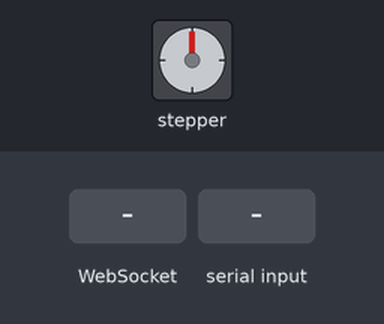
This program was run on a simulated ESP32. Parts: stepper motor. The test bench sets the inputs (shaded band). Stepper angles assume 4096 steps per turn; what the program prints to the serial monitor is not drawn.

Above: at 6.2 s.
6.3 s: WebSocket text "+" received
At 8.2 s:
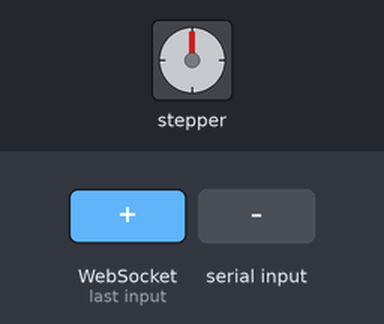
9.3 s: WebSocket text "90" received
12.3 s: "+" received over Serial
At 14.0 s:
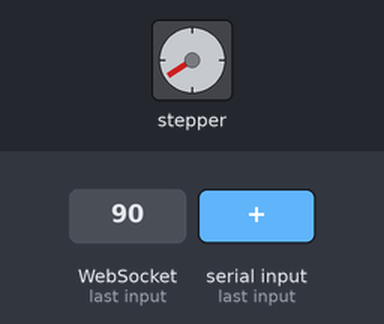
15.5 s: WebSocket text "5" received
At 18.38 s:
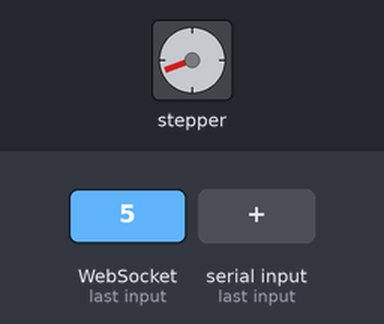
18.5 s: WebSocket text "200" received
Timing chart, 0 to 31.3 s (numbered marks = the images above; inputs shaded):
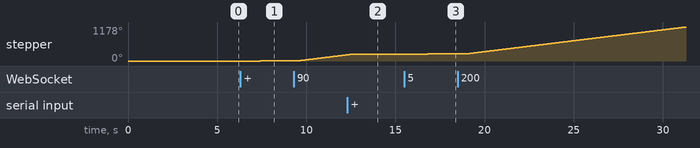

The program:

main.cpp
```cpp
#include <Arduino.h>

#include "motor/MotorsManager.h"
#include "wifi/WifiManager.h"

#define SPEED_STEP 10

int X_MOTOR_PINS[4] = {13, 12, 14, 27};
int Y_MOTOR_PINS[4] = {26, 25, 33, 32};

MotorsManager motorsManager(X_MOTOR_PINS, Y_MOTOR_PINS);
WifiManager wifiManager("LASER_REMOTE", "123456789");

void setup()
{
  Serial.begin(9600);
  delay(5000);

  wifiManager.setup([](char* speedX, char* speedY) {
    if (strcmp(speedX, "+") == 0) {
      Serial.println("RIGHT");
      motorsManager.moveHorizontal(SPEED_STEP, false);
    } else if (strcmp(speedX, "-") == 0) {
      Serial.println("LEFT");
      motorsManager.moveHorizontal(-SPEED_STEP, false);
    } else {
      motorsManager.setSpeedX(atoi(speedX) * 10);
    }

    if (strcmp(speedY, "+") == 0) {
      Serial.println("UP");
      motorsManager.moveVertical(SPEED_STEP, false);
    } else if (strcmp(speedY, "-") == 0) {
      Serial.println("DOWN");
      motorsManager.moveVertical(-SPEED_STEP, false);
    } else {
      motorsManager.setSpeedY(atoi(speedY) * 10);
    }
  });
  motorsManager.setup();
}

unsigned int lastTime = 0;

void loop()
{
  if (Serial.available()) {
    byte ch = Serial.read();
    unsigned int time = millis() - lastTime;
    Serial.print("MILLIS: ");
    Serial.println(time);
    lastTime = millis();
    if (ch == '+') {
      motorsManager.moveHorizontal(SPEED_STEP, true);
    } else if (ch == '-') {
      motorsManager.moveHorizontal(-SPEED_STEP, true);
    }
  }

  wifiManager.loop();
  motorsManager.loop();
}
```

BluetoothManager.cpp
```cpp
#include "BluetoothManager.h"

BluetoothManager::BluetoothManager() {
  // Contstructor
}

void BluetoothManager::setup() {
  // setup
}

void BluetoothManager::loop() {
  // loop
}
```

BluetoothManager.h
```cpp
// BluetoothManager.h

#ifndef BluetoothManager_h
#define BluetoothManager_h

#include <stdlib.h>
#include <Arduino.h>

class BluetoothManager {
  public:

    BluetoothManager();

    /// Function to be called on setup
    void    setup();

    /// Function to be called in every loop to update motors
    void    loop();

  private:


};

#endif 
```

MotorsManager.cpp
```cpp
#include "MotorsManager.h"

MotorsManager::MotorsManager(int x_motor_pins[4], int y_motor_pins[4]) {
  _speedX = 0.0;
  _speedY = 0.0;

  // NOTE: The sequence 1-3-2-4 is required for proper sequencing of 28BYJ-48
  _stepperX = AccelStepper (HALFSTEP, x_motor_pins[0], x_motor_pins[2], x_motor_pins[1], x_motor_pins[3]);
  _stepperY = AccelStepper (HALFSTEP, y_motor_pins[0], y_motor_pins[2], y_motor_pins[1], y_motor_pins[3]);
}

void MotorsManager::setup() {
  _stepperX.setMaxSpeed(MAX_SPEED);
  _stepperX.setSpeed(_speedX);

  _stepperY.setMaxSpeed(MAX_SPEED);
  _stepperY.setSpeed(_speedY);
}

void MotorsManager::moveHorizontal(int step, bool autoStop) {
  _autoStopX = autoStop;
  _stepX = step;

  _targetSpeedX += step;
  if (_targetSpeedX > MAX_SPEED) {
    _targetSpeedX = MAX_SPEED;
  } else if (_targetSpeedX < -MAX_SPEED) {
    _targetSpeedX = -MAX_SPEED;
  }

  // Update last time.
  _lastTimeX = millis();
}

void MotorsManager::setSpeedX(int speed) {
  _autoStopX = false;
  _stepX = 100;
  _targetSpeedX = speed;
}

void MotorsManager::moveVertical(int step, bool autoStop) {
  _autoStopY = autoStop;
  _stepY = step;

  _targetSpeedY += step;
  if (_targetSpeedY > MAX_SPEED) {
    _targetSpeedY = MAX_SPEED;
  } else if (_targetSpeedY < -MAX_SPEED) {
    _targetSpeedY = -MAX_SPEED;
  }

  // Update last time.
  _lastTimeY = millis();
}

void MotorsManager::setSpeedY(int speed) {
  _autoStopY = false;
  _stepY = 100;
  _targetSpeedY = speed;
}

void MotorsManager::loop() {
  if (_autoStopX && _targetSpeedX != 0.0) {
     unsigned int time = millis() - _lastTimeX;
    if (time > DEBOUNCE_MILLIS) {
      _targetSpeedX = 0.0;
      Serial.println("TIMEOUT X!!!");
    }
  }
  if (_autoStopY && _targetSpeedY != 0.0) {
     unsigned int time = millis() - _lastTimeY;
    if (time > DEBOUNCE_MILLIS) {
      _targetSpeedY = 0.0;
      Serial.println("TIMEOUT Y!!!");
    }
  }

  _index += 1;
  if (_index > 8) {
    _index = 0;
    if (_speedX != _targetSpeedX) {
      if (_targetSpeedX == 0.0) {
        _speedX = 0.0;
      } else {
        _speedX += _stepX;
        if ((_speedX < 0 && _speedX < _targetSpeedX) || (_speedX > 0 && _speedX > _targetSpeedX)) {
          _speedX = _targetSpeedX;
        }
      }

      Serial.print("Target: ");
      Serial.print(_targetSpeedX);
      Serial.print(" - X: ");
      Serial.println(_speedX);
      _stepperX.setSpeed(_speedX);
    }
    if (_speedY != _targetSpeedY) {
      if (_targetSpeedY == 0.0) {
        _speedY = 0.0;
      } else {
        _speedY += _stepY;
        if ((_speedY < 0 && _speedY < _targetSpeedY) || (_speedY > 0 && _speedY > _targetSpeedY)) {
          _speedY = _targetSpeedY;
        }
      }

      Serial.print("Target: ");
      Serial.print(_targetSpeedY);
      Serial.print(" - Y: ");
      Serial.println(_speedY);
      _stepperY.setSpeed(_speedY);
    }
  }

  _stepperX.runSpeed();
  _stepperY.runSpeed();
}
```

MotorsManager.h
```cpp
// MotorsManager.h

#ifndef MotorsManager_h
#define MotorsManager_h

#include <stdlib.h>
#include <Arduino.h>
#include <AccelStepper.h>

#define HALFSTEP 8
#define DEBOUNCE_MILLIS 300
#define MAX_SPEED 1000.0

/////////////////////////////////////////////////////////////////////
/// \class MotorsManager MotorsManager.h <MotorsManager.h>
/// \brief Support for moving 2 28BYJ stepper motors.
/////////////////////////////////////////////////////////////////////

// #define h_motor_pin_1  2     // IN1 on ULN2003 ==> Blue   on 28BYJ-48
// #define h_motor_pin_2  4     // IN2 on ULN2004 ==> Pink   on 28BYJ-48
// #define h_motor_pin_3  18    // IN3 on ULN2003 ==> Yellow on 28BYJ-48
// #define h_motor_pin_4  19    // IN4 on ULN2003 ==> Orange on 28BYJ-48

class MotorsManager {
  public:

    /// Constructor.
    /// \param[in] x_motor_pins 4 Pins for X motor.
    /// \param[in] y_motor_pins 4 Pins for Y motor.
    MotorsManager(int x_motor_pins[4], int y_motor_pins[4]);

    /// Function to say motor X to move.
    void moveHorizontal(int step, bool autoStop);

    /// Function to set specific speed to motor X.
    void setSpeedX(int speed);

    /// Function to say motor Y to move.
    void moveVertical(int step, bool autoStop);

    /// Function to set specific speed to motor Y.
    void setSpeedY(int speed);

    /// Function to be called on setup
    void setup();

    /// Function to be called in every loop to update motors
    void loop();

  private:
    /// Horizontal motor.
    unsigned int _index = 0;

    AccelStepper _stepperX;
    bool _autoStopX = false;
    int _stepX = 0.0;
    double _targetSpeedX = 0.0;
    double _speedX = 0.0;
    unsigned int _lastTimeX = 0;

    AccelStepper _stepperY;
    bool _autoStopY = false;
    int _stepY = 0.0;
    double _targetSpeedY = 0.0;
    double _speedY = 0.0;
    unsigned int _lastTimeY = 0;

};

#endif 
```

WifiManager.cpp
```cpp
#include "WifiManager.h"

WifiManager::WifiManager(const char* ssid, const char* password) : _server(80), _ws("/ws") {
  // Contstructor
  _ssid = ssid;
  _password = password;
}

void WifiManager::setup(std::function<void(char* speedX, char* speedY)> setSpeed) {
  // setup
  _setSpeed = setSpeed;

  // Connect to Wi-Fi network with SSID and password
  Serial.print("Setting AP (Access Point)…");
  // Remove the password parameter, if you want the AP (Access Point) to be open
  WiFi.softAP(_ssid, _password);

  IPAddress IP = WiFi.softAPIP();
  Serial.print("AP IP address: ");
  Serial.println(IP);

  _ws.onEvent([&](AsyncWebSocket * server, AsyncWebSocketClient * client, AwsEventType type, void * arg, uint8_t *data, size_t len) {
    onEvent(server, client, type, arg, data, len);
  });
  _server.addHandler(&_ws);

  // Route for root / web page
  _server.on("/", HTTP_GET, [&](AsyncWebServerRequest *request) {
    Serial.println("Load /");
    request->send(200, "text/html", (String)_index_html);
  });

  // Start server
  _server.begin();
}

void WifiManager::loop() {
  // loop
  _ws.cleanupClients();
}

void WifiManager::handleWebSocketMessage(void *arg, uint8_t *data, size_t len) {
  AwsFrameInfo *info = (AwsFrameInfo*)arg;
  if (info->final && info->index == 0 && info->len == len && info->opcode == WS_TEXT) {
    data[len] = 0;
    char* chars_array = strtok((char*)data, "|:");
    char* xy[2] = {0, 0};
    int index = 0;
    while(chars_array)
    {
        if (chars_array[0] == 'x') {
            index = 0;
        } else if (chars_array[0] == 'y') {
            index = 1;
        } else {
            xy[index] = chars_array;
        }
        chars_array = strtok(NULL, "|:");
    }
    _setSpeed(xy[0], xy[1]);
  }
}

void WifiManager::onEvent(AsyncWebSocket * server, AsyncWebSocketClient * client, AwsEventType type, void * arg, uint8_t *data, size_t len) {
  switch (type) {
    case WS_EVT_CONNECT:
      Serial.printf("WebSocket client #%u connected from %s\n", client->id(), client->remoteIP().toString().c_str());
      break;
    case WS_EVT_DISCONNECT:
      Serial.printf("WebSocket client #%u disconnected\n", client->id());
      break;
    case WS_EVT_DATA:
      handleWebSocketMessage(arg, data, len);
      break;
    case WS_EVT_PONG:
    case WS_EVT_ERROR:
      break;
  }
}
```

Source omitted: WifiManager.h (9468 bytes)

Measured:
- after the input at 6.3 s, stepper: goes 1° 1.1 s, then 2°, starting after 1.1 s
- after the input at 12.3 s, stepper: goes on until 12.6 s, then stays 237°
- after the input at 15.5 s, stepper: keeps turning clockwise at about 5°/s, starting after 0.13 s
